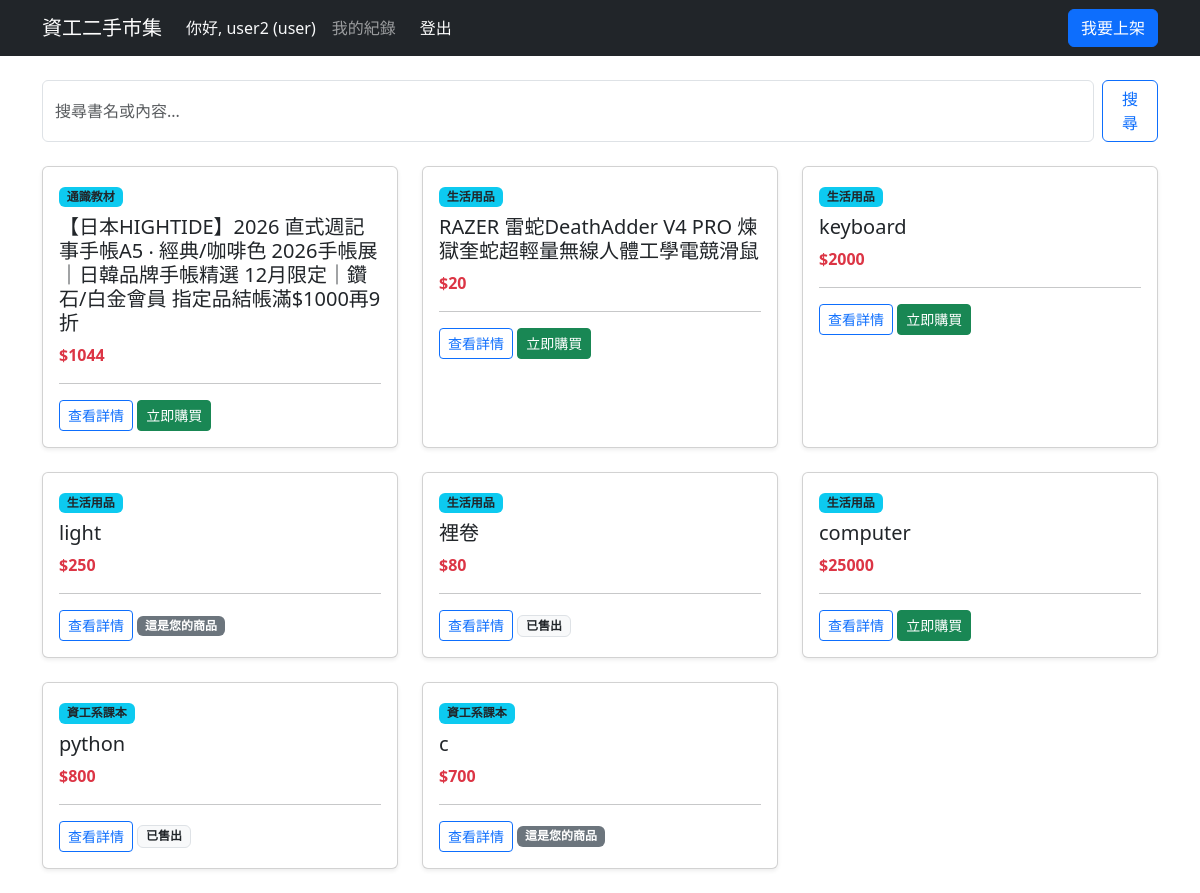
The app's page / (signed in) with its own data.
### app.py (models this page shows)
class Product(db.Model):
    id = db.Column(db.Integer, primary_key=True)
    title = db.Column(db.String(100), nullable=False)
    price = db.Column(db.Integer, nullable=False)
    description = db.Column(db.Text)
    status = db.Column(db.String(20), default='Active')
    category_id = db.Column(db.Integer, db.ForeignKey('category.id'), nullable=False)
    owner_id = db.Column(db.Integer, db.ForeignKey('user.id')) # 賣家
    buyer_id = db.Column(db.Integer, db.ForeignKey('user.id')) # 買家
    created_at = db.Column(db.DateTime, default=datetime.utcnow)

class Category(db.Model):
    id = db.Column(db.Integer, primary_key=True)
    name = db.Column(db.String(50), nullable=False, unique=True)
    products = db.relationship('Product', backref='category', lazy=True)

### app.py (the view)
@app.route('/')
def index():
    if 'user_id' not in session:
        return redirect(url_for('login'))
    user_id = session['user_id']
    role = session['role']
    query = request.args.get('q') # 取得搜尋關鍵字 (來自 URL 的 ?q=...)
    if role == 'admin':
        base_stmt = Product.query
    else:
        base_stmt = Product.query.filter(
            or_(
                Product.status == 'Active',
                Product.owner_id == user_id,
                Product.buyer_id == user_id
            )
        )
    if query:
        products = base_stmt.filter(
            or_(
                Product.title.like(f'%{query}%'),
                Product.description.like(f'%{query}%')
            )
        ).order_by(Product.created_at.desc()).all()
    else:
        products = base_stmt.order_by(Product.created_at.desc()).all()
    return render_template('index.html', products=products, query=query)

### templates/index.html (shortened to what this page needs)
<!DOCTYPE html>
<html>
<head>
    <link href="https://cdn.jsdelivr.net/npm/bootstrap@5.3.0/dist/css/bootstrap.min.css" rel="stylesheet">
</head>
    <nav class="navbar navbar-dark bg-dark mb-4">
        <div class="container d-flex justify-content-start align-items-center">
            <a class="navbar-brand me-4" href="/">資工二手市集</a>
            <div class="navbar-nav flex-row align-items-center me-auto">
                <span class="nav-item nav-link text-light me-3">你好, {{ session.username }} ({{ session.role }})</span>
                {% if session.role != 'admin' %}
                <a class="nav-link me-3" href="/my_items">我的紀錄</a>
                {% else %}
                <a class="nav-link text-warning me-3" href="/export">導出報表</a>
                {% endif %}
                <a class="nav-link btn btn-danger btn-sm text-white px-2" href="/logout">登出</a>
            </div>
            <div class="d-flex">
                {% if session.role != 'admin' %}
                    <a href="/add" class="btn btn-primary">我要上架</a>
                {% else %}
                    <span class="text-warning fw-bold me-3 align-self-center">後台管理系統</span>
                {% endif %}
            </div>
        </div>
    </nav>
    <div class="container mt-3 mb-4">
        <form action="/" method="GET" class="d-flex">
            <input type="text" name="q" class="form-control me-2" placeholder="搜尋書名或內容..." value="{{ query or '' }}">
            <button type="submit" class="btn btn-outline-primary">搜尋</button>
        </form>
    </div>
    <div class="container">
    <div class="row">
        {% for p in products %}
        <div class="col-md-4 mb-4">
            <div class="card h-100 shadow-sm">
                <div class="card-body">
                <span class="badge bg-info text-dark">{{ p.category.name }}</span>
                <h5 class="card-title mt-2">{{ p.title }}</h5>
                <p class="card-text text-danger fw-bold">${{ p.price }}</p>
                <hr>
                <div class="mt-2">
                    {% if session.role == 'admin' %}
                        <span class="badge bg-dark mb-2">管理員權限</span><br>
                        <a href="/edit/{{ p.id }}" class="btn btn-sm btn-outline-primary">編輯商品</a>
                        <a href="/delete/{{ p.id }}" class="btn btn-sm btn-outline-danger" onclick="return confirm('確定要刪除嗎？')">刪除商品</a>
                    {% else %}
                        <a href="/product/{{ p.id }}" class="btn btn-sm btn-outline-primary">查看詳情</a>
                        {% if p.status == 'Active' %}
                            {% if p.owner_id != session.user_id %}
                                <a href="/buy/{{ p.id }}" class="btn btn-sm btn-success">立即購買</a>
                            {% else %}
                                <span class="badge bg-secondary">這是您的商品</span>
                            {% endif %}
                        {% else %}
                            <span class="badge bg-light text-dark border">已售出</span>
                        {% endif %}
                    {% endif %}
                </div>
            </div>
            </div>
        </div>
        {% endfor %}
    </div>
</div>
</body>
</html>

### records on screen
Product: category.name "通識教材", title "【日本HIGHTIDE】2026 直式週記事手帳A5 ‧ 經典/咖啡色 2026手帳展｜日韓品牌手帳精選 12月限定｜鑽石/白金會員 指定品結帳滿$1000再9折", price "1044"
Product: category.name "生活用品", title "RAZER 雷蛇DeathAdder V4 PRO 煉獄奎蛇超輕量無線人體工學電競滑鼠", price "20"
Product: category.name "生活用品", title "keyboard", price "2000"
Product: category.name "生活用品", title "light", price "250", status "這是您的商品"
Product: category.name "生活用品", title "裡卷", price "80", status "已售出"
Product: category.name "生活用品", title "computer", price "25000"
Product: category.name "資工系課本", title "python", price "800", status "已售出"
Product: category.name "資工系課本", title "c", price "700", status "這是您的商品"

### other values on screen
{{ session.username }} "user2"
{{ session.role }} "user"
